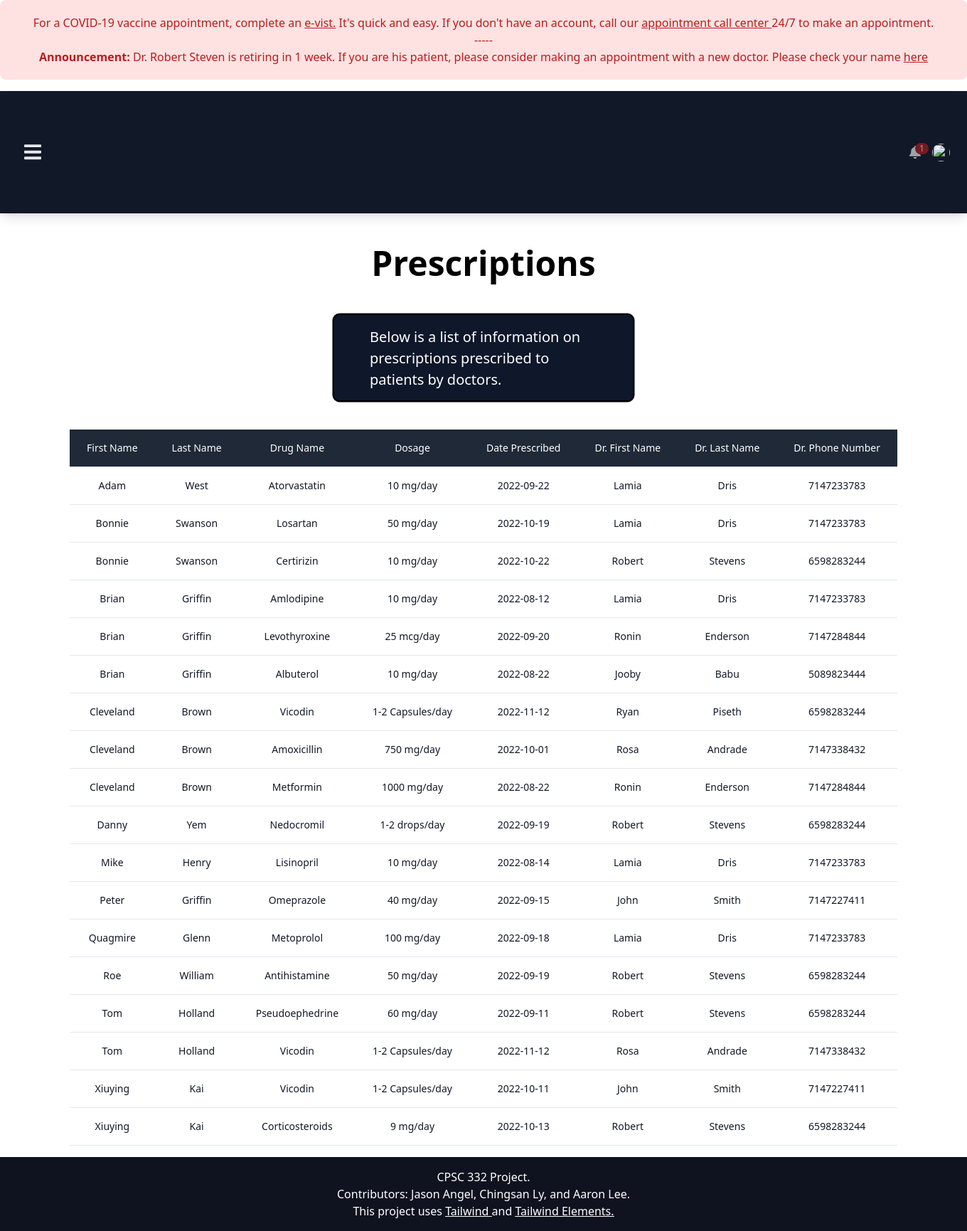
The page /prescriptions.php on the database as committed earlier.
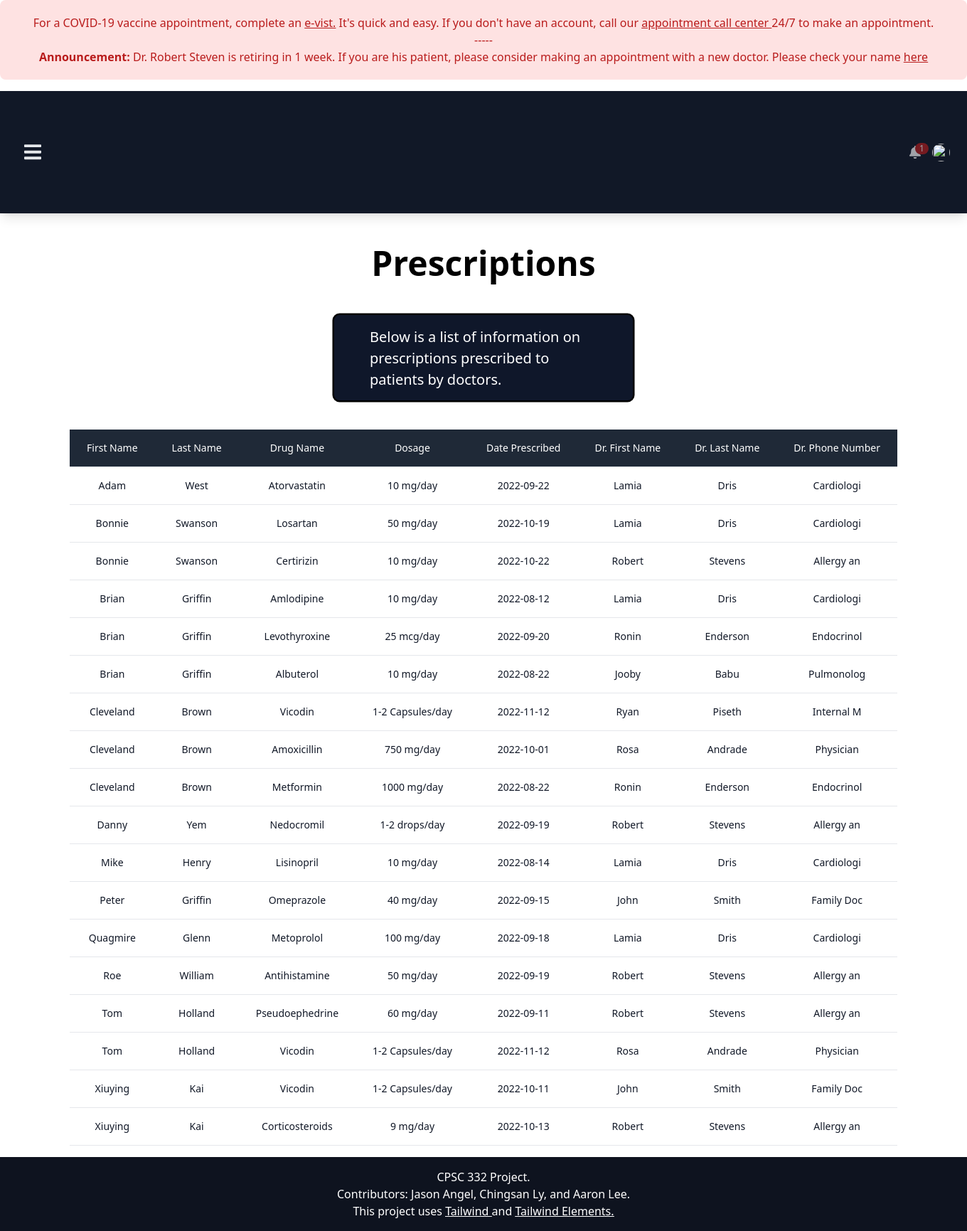
The same page on the database as committed later.
### tables this page shows
CREATE TABLE Patient (
  SSN int NOT NULL,
  Last_Name varchar(50),
  PhoneNumber varchar(10),
  Street_Name varchar(50),
  Street_Number varchar(50),
  City varchar(50),
  State varchar(2),
  Zip_Code varchar(9),
  First_Name varchar(10),
  Insurance_ID varchar(15)
);

CREATE TABLE Prescription (
	Prescription_ID int NOT NULL,
    Drug_Name varchar(50),
    Dosage varchar(50),
    Number_Refill int,
    Date_Prescribed DATE,
    Most_Recent_Filling DATE,
    Prescribed_by varchar(50),
    Patient_SSN int NOT NULL,
    FOREIGN KEY (Patient_SSN) REFERENCES Patient(SSN)
    );

CREATE TABLE Drug (
	Drug_Name varchar(50) PRIMARY KEY,
    Dosage varchar(50)
    );

CREATE TABLE Doctor_Prescribe (
	Prescription_ID INT NOT NULL,
    Date_Prescribed DATE,
    Prescribed_by varchar(50),
    FOREIGN KEY (Prescribed_by) REFERENCES Doctor(DoctorID)
);

CREATE TABLE Doctor (
	DoctorID varchar(50),
    Last_Name varchar(50),
    First_Name varchar(50) UNIQUE,
    Phone_Number varchar(10),
    Specialty varchar(40),
    Salary varchar(40)
    
    );

### prescriptions.php (the view, shortened to what this page needs)
<!DOCTYPE html>
<html lang="en">
<?php include('header.php'); ?>
<main style="min-height: calc(100vh - 176px - 104px);">
    <h1 class="font-semibold leading-tight text-5xl mt-0 mb-2 text-grey-600 bold text-center mt-10">Prescriptions</h1>
    <div class="flex items-center justify-center mb-10 scale-125">
        <div class="border-2 border-black bg-slate-900 basis-3/12 text-white rounded-lg mt-10 px-10 py-3">
            <p>Below is a list of information on prescriptions prescribed to patients by doctors.</p>
        </div>
    </div>
    <?php
        $server = 'localhost';
        $username = 'root';
        $password = '';
        $database = 'docOffice';
        $connection = new mysqli($server, $username, $password, $database, 3306) or die("not connected");
        $sql = "select Patient.First_Name, Patient.Last_Name, Prescription.Drug_Name, Drug.Dosage, Doctor_Prescribe.Date_Prescribed, Doctor.First_Name as Dr_Fname, Doctor.Last_Name as Dr_Lname, Doctor.Phone_Number as Dr_PhoneNum
                    from Patient, Prescription, Doctor, Doctor_Prescribe, Drug
                    where Prescription.Patient_SSN = Patient.SSN and Doctor_Prescribe.Prescribed_by = Doctor.DoctorID
                    AND Prescription.Drug_Name = Drug.Drug_Name
                    AND Prescription.Prescription_ID = Doctor_Prescribe.Prescription_ID
                    order by Patient.First_Name asc";
        $result = mysqli_query($connection, $sql);
        print "<div class = 'flex items-center justify-center'>";
        print "<div class='flex flex-ol'>";
        print "<div class='overflow-x-auto sm:-mx-6 lg:-mx-8'>";
        print "<div class='py-4 inline-block min-w-full sm:px-6 lg:px-8'>";
        print "<div class='overflow-hidden'>";
        print "<table class='min-w-full text-center'>";
        print "<thead class='border-b bg-gray-800'>";
        print "<tr>";
        print "<th scope='col' class='text-sm font-medium text-white px-6 py-4'>";
        print "First Name";
        print "</th>";
        print "<th scope='col' class='text-sm font-medium text-white px-6 py-4'>";
        print "Last Name";
        print "</th>";
        print "<th scope='col' class='text-sm font-medium text-white px-6 py-4'>";
        print "Drug Name";
        print "</th>";
        print "<th scope='col' class='text-sm font-medium text-white px-6 py-4'>";
        print "Dosage";
        print "</th>";
        print "<th scope='col' class='text-sm font-medium text-white px-6 py-4'>";
        print "Date Prescribed";
        print "</th>";
        print "<th scope='col' class='text-sm font-medium text-white px-6 py-4'>";
        print "Dr. First Name";
        print "</th>";
        print "<th scope='col' class='text-sm font-medium text-white px-6 py-4'>";
        print "Dr. Last Name";
        print "</th>";
        print "<th scope='col' class='text-sm font-medium text-white px-6 py-4'>";
        print "Dr. Phone Number";
        print "</th>";
        print "</tr>";
        print "</thead class='border-b'>";
        print "<tbody>";
        while ($row = mysqli_fetch_array($result)) {
            print "<tr class='bg-white border-b'>";
            print "<td class='text-sm text-gray-900 font-light px-6 py-4 whitespace-nowrap'>$row[First_Name]</td>";
            print "<td class='text-sm text-gray-900 font-light px-6 py-4 whitespace-nowrap'>$row[Last_Name]</td>";
            print "<td class='text-sm text-gray-900 font-light px-6 py-4 whitespace-nowrap'>$row[Drug_Name]</td>";
            print "<td class='text-sm text-gray-900 font-light px-6 py-4 whitespace-nowrap'>$row[Dosage]</td>";
            print "<td class='text-sm text-gray-900 font-light px-6 py-4 whitespace-nowrap'>$row[Date_Prescribed]</td>";
            print "<td class='text-sm text-gray-900 font-light px-6 py-4 whitespace-nowrap'>$row[Dr_Fname]</td>";
            print "<td class='text-sm text-gray-900 font-light px-6 py-4 whitespace-nowrap'>$row[Dr_Lname]</td>";
            print "<td class='text-sm text-gray-900 font-light px-6 py-4 whitespace-nowrap'>$row[Dr_PhoneNum]</td>";
            print "</tr class='bg-white border-b'>";
        }
        print "</tbody>";
        print "</table>";
        print "</div>";
        print "</div>";
        print "</div>";
        print "</div>";
        print "</div>";
    ?>
</main>
<?php include('footer.php'); ?>
</html>

### header.php (shortened to what this page needs)
<head>
  <script src="https://cdn.tailwindcss.com"></script>
  <link rel="stylesheet" href="https://cdnjs.cloudflare.com/ajax/libs/font-awesome/6.0.0/css/all.min.css" />
  <link rel="stylesheet" href="https://cdn.jsdelivr.net/npm/tw-elements/dist/css/index.min.css" />
</head>
<body class="overflow-x-hidden">
  <header>
    <div class="bg-red-100 rounded-lg py-5 px-6 mb-4 text-base text-red-700 mb-0 text-center" role="alert">
      For a COVID-19 vaccine appointment, complete an <u> e-vist.</u> It's quick and easy. If you don't have an account,
      call
      our <u> appointment call center </u> 24/7 to make an appointment.
      <br>
      <span> -----</span>
      <br>
      <b> Announcement: </b> Dr. Robert Steven is retiring in 1 week. If you are his patient, please consider making an
      appointment with a new doctor. Please check your name <u><a href="announcement.php">here</a></u>
    </div>
    <nav
      class="relative w-full flex flex-wrap items-center justify-between py-3 bg-gray-900 text-gray-200 shadow-lg navbar navbar-expand-lg navbar-light mt-0">
      <div class="container-fluid w-full flex flex-wrap items-center justify-between px-6">
        <button
          class="navbar-toggler text-gray-200 border-0 hover:shadow-none hover:no-underline py-2 px-2.5 bg-transparent focus:outline-none focus:ring-0 focus:shadow-none focus:no-underline"
          type="button" data-bs-toggle="collapse" data-bs-target="#navbarSupportedContent1"
          aria-controls="navbarSupportedContent" aria-expanded="false" aria-label="Toggle navigation">
        </button>
        <div class="flex items-center relative">
          <div class="dropdown relative">
            <a class="text-white opacity-60 hover:opacity-80 focus:opacity-80 mr-4 dropdown-toggle hidden-arrow flex items-center"
              href="#" id="dropdownMenuButton1" role="button" data-bs-toggle="dropdown" aria-expanded="false">
              <span class="text-white bg-red-700 absolute rounded-full text-xs -mt-2.5 ml-2 py-0 px-1.5">1</span>
            </a>
          </div>
          <div class="dropdown relative">
            <a class="dropdown-toggle flex items-center hidden-arrow" href="#" id="dropdownMenuButton2" role="button"
              data-bs-toggle="dropdown" aria-expanded="false">
              <img src="https://mdbootstrap.com/img/new/avatars/2.jpg" class="rounded-full"
                style="height: 25px; width: 25px" alt="" loading="lazy" />
            </a>
          </div>
        </div>
      </div>
    </nav>
  </header>

### footer.php
<footer class="text-center bg-gray-900 text-white">
  <div class="text-center p-4" style="background-color: rgba(0, 0, 0, 0.2);">
    CPSC 332 Project.</br>
    <a class="text-white" href="https://tailwind-elements.com/">Contributors: Jason Angel, Chingsan Ly, and Aaron Lee.
      </br> This project uses <u> <a href="https://tailwindcss.com/" target="_blank"> Tailwind </a> </u> and <u> <a
          href="https://tailwind-elements.com/" target="_blank"> Tailwind Elements.</a> </u>
  </div>
</footer>
</body>

Rows that differ between the two databases and show on the page:
changed through a linked row, patient "Adam": doctor.Phone_Number "7147233783" → "Cardiologi"
changed through a linked row, patient "Bonnie": doctor.Phone_Number "7147233783" → "Cardiologi"; doctor.Phone_Number "6598283244" → "Allergy an"
changed through a linked row, patient "Brian": doctor.Phone_Number "7147233783" → "Cardiologi"; doctor.Phone_Number "7147284844" → "Endocrinol"; doctor.Phone_Number "5089823444" → "Pulmonolog"
changed through a linked row, patient "Cleveland": doctor.Phone_Number "6598283244" → "Internal M"; doctor.Phone_Number "7147338432" → "Physician"; doctor.Phone_Number "7147284844" → "Endocrinol"
changed through a linked row, patient "Danny": doctor.Phone_Number "6598283244" → "Allergy an"
changed through a linked row, patient "Mike": doctor.Phone_Number "7147233783" → "Cardiologi"
changed through a linked row, patient "Peter": doctor.Phone_Number "7147227411" → "Family Doc"
changed through a linked row, patient "Quagmire": doctor.Phone_Number "7147233783" → "Cardiologi"
changed through a linked row, patient "Roe": doctor.Phone_Number "6598283244" → "Allergy an"
changed through a linked row, patient "Tom": doctor.Phone_Number "6598283244" → "Allergy an"; doctor.Phone_Number "7147338432" → "Physician"
changed through a linked row, patient "Xiuying": doctor.Phone_Number "7147227411" → "Family Doc"; doctor.Phone_Number "6598283244" → "Allergy an"
